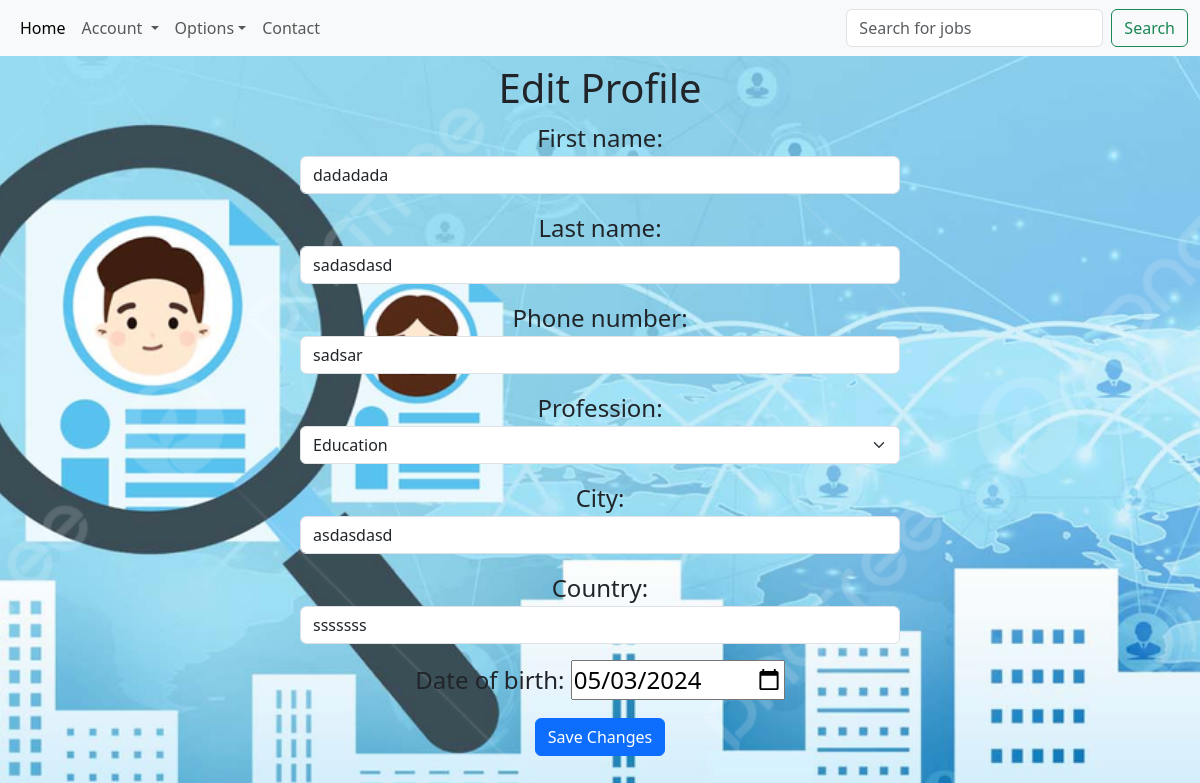
Page /edit-profile/ (signed in) on the committed database.
### myapp/models.py (models this page shows)
class CustomUser(AbstractUser):
    phone_number = models.CharField(max_length=11, unique=True)
    city = models.CharField(max_length=200, blank=True, null=True)
    country = models.CharField(max_length=200, blank=True, null=True)
    profession = models.ForeignKey(WorkField, on_delete=models.CASCADE, null=True, blank=True)
    date_of_birth = models.DateField(blank=True, null=True)

### myapp/views.py (the view)
# urls.py: path('edit-profile/', views.edit_profile, name='edit_profile'),
@login_required
def edit_profile(request):
    profile = request.user
    form = EditProfileForm(instance=profile)
    if request.method == 'POST':
        form = EditProfileForm(request.POST, instance=profile)
        if form.is_valid():
            form.save()
            return redirect('my_profile')
    return render(request, 'edit_profile.html', {"form": form})

### myapp/forms.py
class EditProfileForm(forms.ModelForm):
    class Meta:
        model = CustomUser
        fields = ['first_name', 'last_name', 'phone_number', 'profession', 'city', 'country', 'date_of_birth']
        widgets = {
            'first_name': forms.TextInput(attrs={'class': 'form-control'}),
            'last_name': forms.TextInput(attrs={'class': 'form-control'}),
            'phone_number': forms.TextInput(attrs={'class': 'form-control'}),
            'profession': forms.Select(attrs={'class': 'form-select'}),
            'city': forms.TextInput(attrs={'class': 'form-control'}),
            'country': forms.TextInput(attrs={'class': 'form-control'}),
            'date_of_birth': forms.DateInput(attrs={'type': 'date'})
        }

### myapp/models.py (called while the page is built)
    def __str__(self):
        return self.work_field

### templates/edit_profile.html (shortened to what this page needs)
{% extends 'base.html' %}
{% load static %}
{% block content %}
    <div class="container">
        <h1>Edit Profile</h1>
        <div class="profile-container">
            <form method="post">
                {{ form.as_p }}
                <button class="btn btn-primary" type="submit">Save Changes</button>
            </form>
        </div>
    </div>
{% endblock %}

### static/css/styles.css (style rules this page uses)
body { position: relative; }
body::before { content: ""; position: fixed; top: 0; left: 0; width: 100vw; height: 100vh; background-image: url('/static/background.png'); background-repeat: no-repeat; background-size: cover; background-position: center center; z-index: -1; }
.profile-container { max-width: 600px; margin: 0 auto; font-size: 24px; }
.container { text-align: center; }

### rows in the picture
CustomUser: first_name "dadadada", last_name "sadasdasd", phone_number "sadsar", profession "Education", city "asdasdasd", country "sssssss", date_of_birth "05/03/2024"
